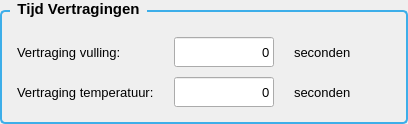
                    <widget class="QGroupBox" name="groupBox_delays">
                     <property name="font">
                      <font>
                       <pointsize>11</pointsize>
                       <weight>75</weight>
                       <bold>true</bold>
                      </font>
                     </property>
                     <property name="styleSheet">
                      <string notr="true">
                                    QGroupBox {
                                      border: 2px solid #3daee9;
                                      border-radius: 5px;
                                      margin-top: 10px;
                                      padding-top: 10px;
                                    }
                                    QGroupBox::title {
                                      subcontrol-origin: margin;
                                      left: 10px;
                                      padding: 0 5px 0 5px;
                                    }
                                  </string>
                     </property>
                     <property name="title">
                      <string>Tijd Vertragingen</string>
                     </property>
                     <layout class="QGridLayout" name="gridLayout_delays">
                      <property name="leftMargin">
                       <number>15</number>
                      </property>
                      <property name="topMargin">
                       <number>15</number>
                      </property>
                      <property name="rightMargin">
                       <number>15</number>
                      </property>
                      <property name="bottomMargin">
                       <number>15</number>
                      </property>
                      <property name="horizontalSpacing">
                       <number>20</number>
                      </property>
                      <property name="verticalSpacing">
                       <number>10</number>
                      </property>
                      <item row="0" column="0">
                       <widget class="QLabel" name="label_delayFill">
                        <property name="font">
                         <font>
                          <pointsize>10</pointsize>
                          <weight>50</weight>
                          <bold>false</bold>
                         </font>
                        </property>
                        <property name="text">
                         <string>Vertraging vulling:</string>
                        </property>
                       </widget>
                      </item>
                      <item row="0" column="1">
                       <widget class="QLineEdit" name="timeDelayFillingEntry">
                        <property name="minimumSize">
                         <size>
                          <width>100</width>
                          <height>30</height>
                         </size>
                        </property>
                        <property name="maximumSize">
                         <size>
                          <width>100</width>
                          <height>30</height>
                         </size>
                        </property>
                        <property name="font">
                         <font>
                          <pointsize>10</pointsize>
                         </font>
                        </property>
                        <property name="text">
                         <string>0</string>
                        </property>
                        <property name="alignment">
                         <set>Qt::AlignRight|Qt::AlignTrailing|Qt::AlignVCenter</set>
                        </property>
                       </widget>
                      </item>
                      <item row="0" column="2">
                       <widget class="QLabel" name="label_delayFillUnit">
                        <property name="font">
                         <font>
                          <pointsize>10</pointsize>
                         </font>
                        </property>
                        <property name="text">
                         <string>seconden</string>
                        </property>
                       </widget>
                      </item>
                      <item row="1" column="0">
                       <widget class="QLabel" name="label_delayTemp">
                        <property name="font">
                         <font>
                          <pointsize>10</pointsize>
                          <weight>50</weight>
                          <bold>false</bold>
                         </font>
                        </property>
                        <property name="text">
                         <string>Vertraging temperatuur:</string>
                        </property>
                       </widget>
                      </item>
                      <item row="1" column="1">
                       <widget class="QLineEdit" name="timeDelayTempEntry">
                        <property name="minimumSize">
                         <size>
                          <width>100</width>
                          <height>30</height>
                         </size>
                        </property>
                        <property name="maximumSize">
                         <size>
                          <width>100</width>
                          <height>30</height>
                         </size>
                        </property>
                        <property name="font">
                         <font>
                          <pointsize>10</pointsize>
                         </font>
                        </property>
                        <property name="text">
                         <string>0</string>
                        </property>
                        <property name="alignment">
                         <set>Qt::AlignRight|Qt::AlignTrailing|Qt::AlignVCenter</set>
                        </property>
                       </widget>
                      </item>
                      <item row="1" column="2">
                       <widget class="QLabel" name="label_delayTempUnit">
                        <property name="font">
                         <font>
                          <pointsize>10</pointsize>
                         </font>
                        </property>
                        <property name="text">
                         <string>seconden</string>
                        </property>
                       </widget>
                      </item>
                      <item row="0" column="3">
                       <spacer name="horizontalSpacer_delays">
                        <property name="orientation">
                         <enum>Qt::Horizontal</enum>
                        </property>
                        <property name="sizeHint" stdset="0">
                         <size>
                          <width>40</width>
                          <height>20</height>
                         </size>
                        </property>
                       </spacer>
                      </item>
                     </layout>
                    </widget>
